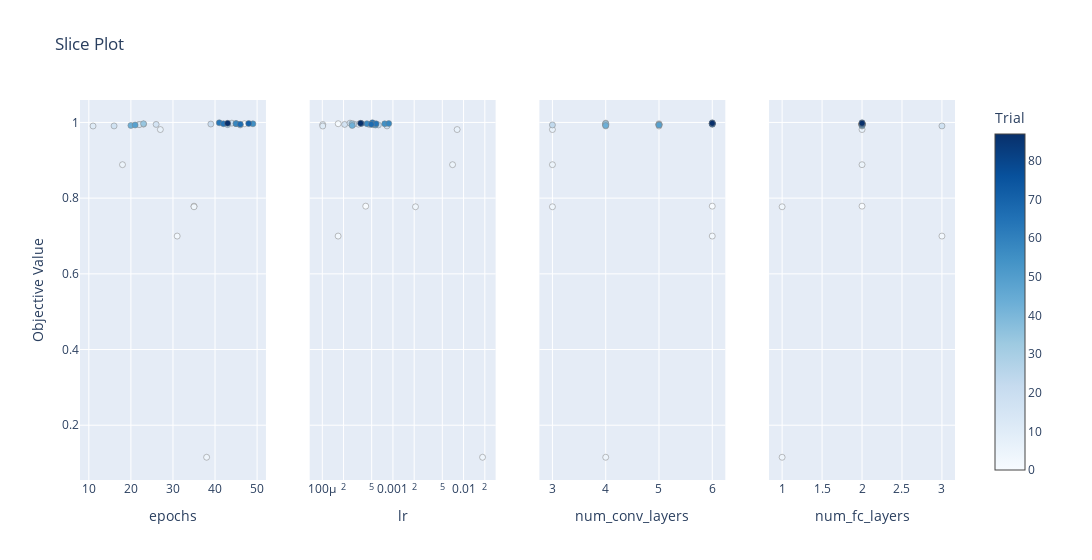

Notebook source saved alongside this figure:
### Code cell
fig = optuna.visualization.plot_slice(opt_study) 
fig.show()

### Figure 1 — Plotly figure (JSON) as saved in the notebook; plotly's stock layout.template omitted (floating-point values rounded to 4 significant figures)
{"data": [{"marker": {"color": [0, 1, 2, 3, 4, 5, 6, 7, 11, 12, 13, 16, 17, 18, 21, 23, 28, 34, 43, 49, 55, 57, 58, 63, 64, 67, 71, 87], "colorbar": {"title": {"text": "Trial"}, "x": 1, "xpad": 40}, "colorscale": [[0, "rgb(247,251,255)"], [0.125, "rgb(222,235,247)"], [0.25, "rgb(198,219,239)"], [0.375, "rgb(158,202,225)"], [0.5, "rgb(107,174,214)"], [0.625, "rgb(66,146,198)"], [0.75, "rgb(33,113,181)"], [0.875, "rgb(8,81,156)"], [1, "rgb(8,48,107)"]], "line": {"color": "Grey", "width": 0.5}, "showscale": true}, "mode": "markers", "showlegend": false, "type": "scatter", "x": [35, 47, 31, 35, 38, 18, 27, 22, 11, 23, 22, 26, 16, 44, 39, 46, 43, 23, 20, 21, 49, 45, 45, 41, 42, 46, 48, 43], "xaxis": "x", "y": [0.7788, 0.9966, 0.6998, 0.7772, 0.1154, 0.8884, 0.9812, 0.9946, 0.9906, 0.9954, 0.9944, 0.9948, 0.9908, 0.9982, 0.9958, 0.9934, 0.9942, 0.9966, 0.992, 0.9932, 0.9964, 0.9968, 0.997, 0.9992, 0.9966, 0.995, 0.9972, 0.9978], "yaxis": "y"}, {"marker": {"color": [0, 1, 2, 3, 4, 5, 6, 7, 11, 12, 13, 16, 17, 18, 21, 23, 28, 34, 43, 49, 55, 57, 58, 63, 64, 67, 71, 87], "colorbar": {"title": {"text": "Trial"}, "x": 1, "xpad": 40}, "colorscale": [[0, "rgb(247,251,255)"], [0.125, "rgb(222,235,247)"], [0.25, "rgb(198,219,239)"], [0.375, "rgb(158,202,225)"], [0.5, "rgb(107,174,214)"], [0.625, "rgb(66,146,198)"], [0.75, "rgb(33,113,181)"], [0.875, "rgb(8,81,156)"], [1, "rgb(8,48,107)"]], "line": {"color": "Grey", "width": 0.5}, "showscale": false}, "mode": "markers", "showlegend": false, "type": "scatter", "x": [0.0004119, 0.0001679, 0.0001675, 0.002085, 0.01858, 0.006987, 0.00811, 0.0001016, 0.0001014, 0.0003251, 0.000464, 0.000207, 0.0008242, 0.0002469, 0.0002785, 0.0006233, 0.0005257, 0.000263, 0.000265, 0.0005657, 0.0007647, 0.0004279, 0.0008724, 0.0005119, 0.0005767, 0.000494, 0.0003575, 0.0003486], "xaxis": "x2", "y": [0.7788, 0.9966, 0.6998, 0.7772, 0.1154, 0.8884, 0.9812, 0.9946, 0.9906, 0.9954, 0.9944, 0.9948, 0.9908, 0.9982, 0.9958, 0.9934, 0.9942, 0.9966, 0.992, 0.9932, 0.9964, 0.9968, 0.997, 0.9992, 0.9966, 0.995, 0.9972, 0.9978], "yaxis": "y2"}, {"marker": {"color": [0, 1, 2, 3, 4, 5, 6, 7, 11, 12, 13, 16, 17, 18, 21, 23, 28, 34, 43, 49, 55, 57, 58, 63, 64, 67, 71, 87], "colorbar": {"title": {"text": "Trial"}, "x": 1, "xpad": 40}, "colorscale": [[0, "rgb(247,251,255)"], [0.125, "rgb(222,235,247)"], [0.25, "rgb(198,219,239)"], [0.375, "rgb(158,202,225)"], [0.5, "rgb(107,174,214)"], [0.625, "rgb(66,146,198)"], [0.75, "rgb(33,113,181)"], [0.875, "rgb(8,81,156)"], [1, "rgb(8,48,107)"]], "line": {"color": "Grey", "width": 0.5}, "showscale": false}, "mode": "markers", "showlegend": false, "type": "scatter", "x": [6, 5, 6, 3, 4, 3, 3, 4, 5, 4, 5, 5, 4, 4, 4, 3, 5, 4, 4, 5, 6, 6, 6, 6, 6, 6, 6, 6], "xaxis": "x3", "y": [0.7788, 0.9966, 0.6998, 0.7772, 0.1154, 0.8884, 0.9812, 0.9946, 0.9906, 0.9954, 0.9944, 0.9948, 0.9908, 0.9982, 0.9958, 0.9934, 0.9942, 0.9966, 0.992, 0.9932, 0.9964, 0.9968, 0.997, 0.9992, 0.9966, 0.995, 0.9972, 0.9978], "yaxis": "y3"}, {"marker": {"color": [0, 1, 2, 3, 4, 5, 6, 7, 11, 12, 13, 16, 17, 18, 21, 23, 28, 34, 43, 49, 55, 57, 58, 63, 64, 67, 71, 87], "colorbar": {"title": {"text": "Trial"}, "x": 1, "xpad": 40}, "colorscale": [[0, "rgb(247,251,255)"], [0.125, "rgb(222,235,247)"], [0.25, "rgb(198,219,239)"], [0.375, "rgb(158,202,225)"], [0.5, "rgb(107,174,214)"], [0.625, "rgb(66,146,198)"], [0.75, "rgb(33,113,181)"], [0.875, "rgb(8,81,156)"], [1, "rgb(8,48,107)"]], "line": {"color": "Grey", "width": 0.5}, "showscale": false}, "mode": "markers", "showlegend": false, "type": "scatter", "x": [2, 2, 3, 1, 1, 2, 2, 2, 2, 2, 2, 2, 3, 2, 2, 2, 2, 2, 2, 2, 2, 2, 2, 2, 2, 2, 2, 2], "xaxis": "x4", "y": [0.7788, 0.9966, 0.6998, 0.7772, 0.1154, 0.8884, 0.9812, 0.9946, 0.9906, 0.9954, 0.9944, 0.9948, 0.9908, 0.9982, 0.9958, 0.9934, 0.9942, 0.9966, 0.992, 0.9932, 0.9964, 0.9968, 0.997, 0.9992, 0.9966, 0.995, 0.9972, 0.9978], "yaxis": "y4"}], "layout": {"title": {"text": "Slice Plot"}, "width": 1200, "xaxis": {"anchor": "y", "domain": [0, 0.2125], "title": {"text": "epochs"}}, "xaxis2": {"anchor": "y2", "domain": [0.2625, 0.475], "title": {"text": "lr"}, "type": "log"}, "xaxis3": {"anchor": "y3", "domain": [0.525, 0.7375], "title": {"text": "num_conv_layers"}}, "xaxis4": {"anchor": "y4", "domain": [0.7875, 1], "title": {"text": "num_fc_layers"}}, "yaxis": {"anchor": "x", "domain": [0, 1], "title": {"text": "Objective Value"}}, "yaxis2": {"anchor": "x2", "domain": [0, 1], "matches": "y", "showticklabels": false}, "yaxis3": {"anchor": "x3", "domain": [0, 1], "matches": "y", "showticklabels": false}, "yaxis4": {"anchor": "x4", "domain": [0, 1], "matches": "y", "showticklabels": false}}}
